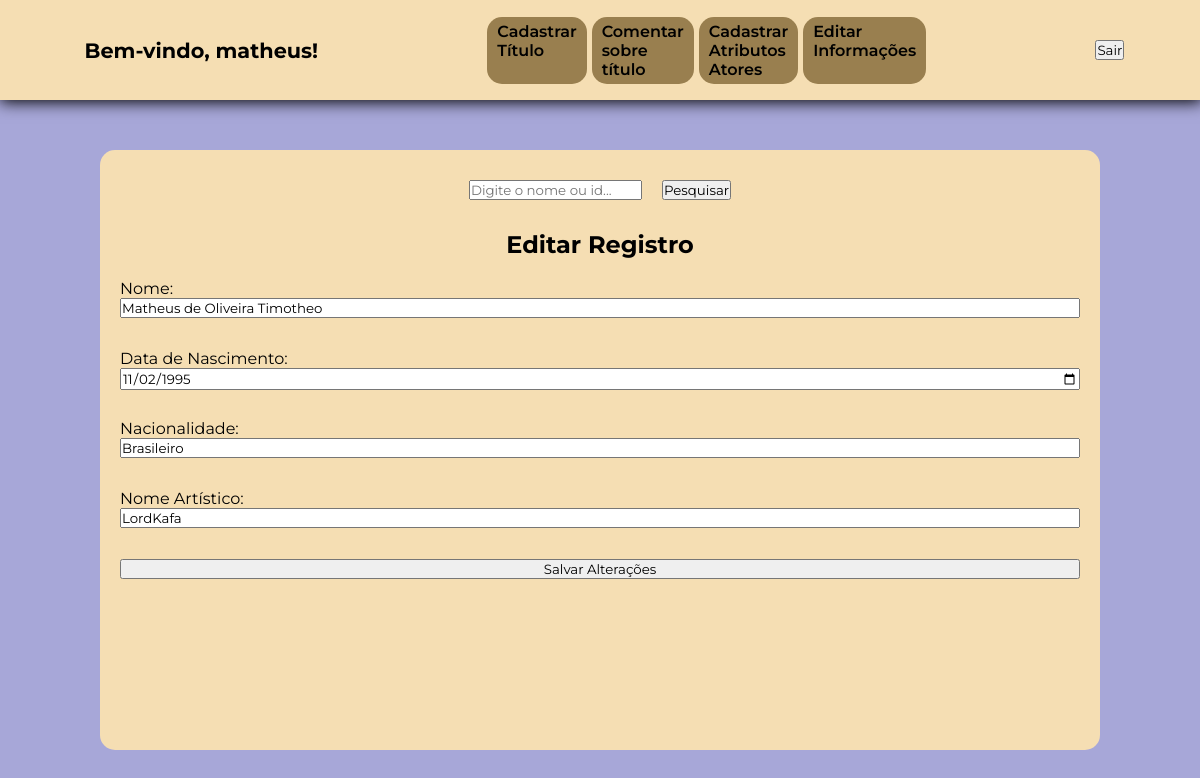
The app's page /php/cadastro/editarInformacoes.php?editar=2 (signed in) with its own data.
### tables this page shows
CREATE TABLE `atores` (
  `id` int(11) NOT NULL,
  `nome` varchar(30) NOT NULL,
  `nascimento` date NOT NULL,
  `falecimento` date NOT NULL,
  `nacionalidade` varchar(30) NOT NULL,
  `nome_artistico` varchar(30) DEFAULT NULL,
  `altura` varchar(10) DEFAULT NULL
);

### php/cadastro/editarInformacoes.php (the view, shortened to what this page needs)
<?php
   require_once '../DB/conexaoDB.php';
?>
<!DOCTYPE html>
<html lang="pt-BR">
<head>
    <link rel="stylesheet" href="../../style/styleCadastroTitulo.css">
</head>
<body>
    <header>
        <?php include 'headerCadastro.php'; ?>
    </header>
    <main>
        <div class="card">
            <form class="pesquisa" method="GET" action="">
                <input type="text" name="busca" placeholder="Digite o nome ou id..." value="<?php echo isset($_GET['busca']) ? htmlspecialchars($_GET['busca']) : ''; ?>">
                <button type="submit">Pesquisar</button>
            </form>
            <h2>Editar Registro</h2>
            <?php
            $id = $nome = $nascimento = $nacionalidade = $nomeArtistico = '';
            if (isset($_GET['editar'])) {
                $idSelecionado = intval($_GET['editar']);
                try {
                    $sql = "SELECT id, nome, nascimento, nacionalidade, nome_artistico FROM atores WHERE id = :id";
                    $stmt = $pdo->prepare($sql);
                    $stmt->bindValue(':id', $idSelecionado, PDO::PARAM_INT);
                    $stmt->execute();
                    $registro = $stmt->fetch(PDO::FETCH_ASSOC);
                    if ($registro) {
                        $id = $registro['id'];
                        $nome = $registro['nome'];
                        $nascimento = $registro['nascimento'];
                        $nacionalidade = $registro['nacionalidade'];
                        $nomeArtistico = $registro['nome_artistico'];
                    } else {
                        echo "<p style='color: red;'>Registro não encontrado.</p>";
                    }
                } catch (PDOException $e) {
                    echo "Erro ao carregar registro para edição: " . $e->getMessage();
                }
            }
            ?>
            <?php if ($id): ?>
                <form class="informacoes" method="POST" action="">
                    <div class="label-input">
                        <label for="nome">Nome:</label>
                        <input type="text" id="nome" name="nome" value="<?php echo htmlspecialchars($nome); ?>">
                    </div>
                    <div class="label-input">
                        <label for="nascimento">Data de Nascimento:</label>
                        <input type="date" id="nascimento" name="nascimento" value="<?php echo htmlspecialchars($nascimento); ?>">
                    </div>
                    <div class="label-input">
                        <label for="nacionalidade">Nacionalidade:</label>
                        <input type="text" id="nacionalidade" name="nacionalidade" value="<?php echo htmlspecialchars($nacionalidade); ?>">
                    </div>
                    <div class="label-input">
                        <label for="nome_artistico">Nome Artístico:</label>
                        <input type="text" id="nome_artistico" name="nome_artistico" value="<?php echo htmlspecialchars($nomeArtistico); ?>">
                    </div>
                    <button type="submit">Salvar Alterações</button>
                </form>
            <?php endif; ?>
        </div>
    </main>
</body>
</html>

### style/styleCadastroTitulo.css (style rules this page uses)
:root { --cor-do-card:wheat ; --cor-body: rgb(167, 167, 216); --cor-btn-menu: rgb(153, 127, 79); --fonte-principal: "Montserrat", serif; }
* { margin: 0; padding: 0; font-family: var(--fonte-principal); }
body { width: 100vw; height: 700px; background-color: var(--cor-body); }
header, main, .card { display: flex; align-items: center; }
header { width: 100%; height: 100px; background-color: var(--cor-do-card); justify-content: space-around; box-shadow: 1px 1px 15px 1px black; }
main { width: 100%; height: 100%; justify-content: center; }
.card { width: 80%; height: 80%; padding: 20px 20px; background-color: var(--cor-do-card); border-radius: 15px; display: flex; flex-direction: column; justify-content: center; gap: 20px; }
form { display: flex; gap:20px; }
form { width: 100%; height: 100%; }
.label-input { display: flex; flex-direction: column; height: 50px; }

### php/cadastro/editarInformacoes.php (style rules this page uses)
.pesquisa { width: 100%; height: 50px; display: flex; align-items: center; justify-content: center; }
.informacoes { display: flex; flex-direction: column; }

### records on screen
atores: nome "Matheus de Oliveira Timotheo", nascimento "11/02/1995", nacionalidade "Brasileiro", nome_artistico "LordKafa"

### other values on screen
$_SESSION['username'] "matheus"
